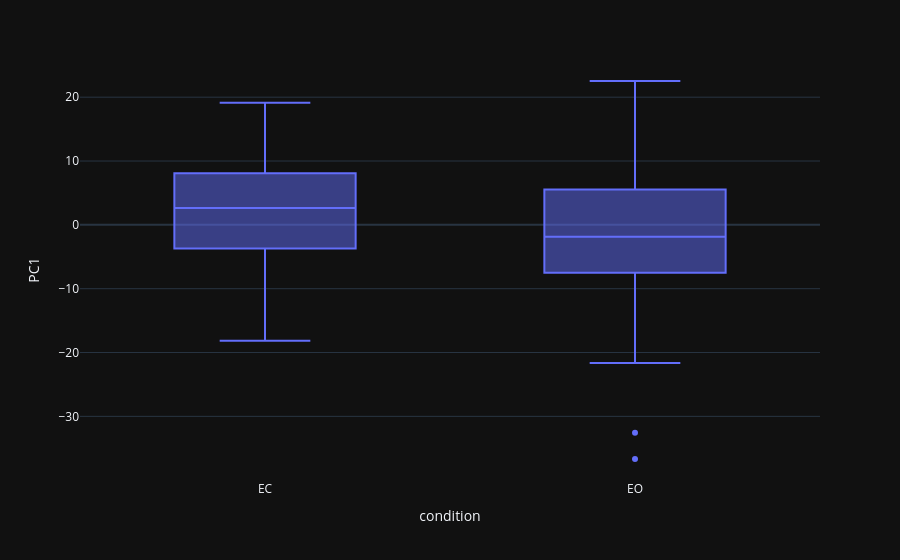

The code cell stored with this chart in its notebook:
### Code cell
px.box(df_pca, x="condition", y="PC1")

### Figure 1 — Plotly figure (JSON) as saved in the notebook; plotly's stock layout.template omitted (floating-point values rounded to 4 significant figures)
{"data": [{"alignmentgroup": "True", "hovertemplate": "condition=%{x}<br>PC1=%{y}<extra></extra>", "legendgroup": "", "marker": {"color": "#636efa"}, "name": "", "notched": false, "offsetgroup": "", "orientation": "v", "showlegend": false, "type": "box", "x": ["EC", "EO", "EC", "EO", "EC", "EO", "EC", "EO", "EC", "EO", "EC", "EO", "EC", "EO", "EC", "EO", "EC", "EO", "EC", "EO", "EC", "EO", "EC", "EO", "EC", "EO", "EC", "EO", "EC", "EO", "EC", "EO", "EC", "EO", "EC", "EO", "EC", "EO", "EC", "EO", "EC", "EO", "EC", "EO", "EC", "EO", "EC", "EO", "EC", "EO", "EO", "EC", "EC", "EO", "EC", "EO", "EC", "EO", "EC", "EO", "EC", "EO", "EC", "EO", "EC", "EO", "EC", "EO", "EC", "EO", "EC", "EO", "EC", "EO", "EC", "EO", "EC", "EO", "EC", "EO", "EC", "EO", "EC", "EO", "EC", "EO", "EC", "EO", "EC", "EO", "EC", "EO", "EC", "EO", "EC", "EO", "EC", "EO", "EC", "EO", "EC", "EO", "EC", "EO", "EC", "EO", "EC", "EO"], "x0": " ", "xaxis": "x", "y": [-17.56, -13.61, 1.881, -7.297, 6.562, 14.96, 7.811, 18.53, 10.4, -4.993, 2.465, -7.038, 5.136, -7.511, -10.32, -6.589, 0.4935, 0.5111, -8.11, -3.891, 8.093, 7.111, 12.22, 17.28, -1.683, 1.826, 11.71, 2.573, -3.7, -13.54, 8.263, 3.312, -2.487, -7.918, 1.14, -2.749, -4.002, -2.005, 7.191, 5.581, -10.03, -4.643, 10.09, 4.441, 19.14, 22.54, 7.282, 7.995, -14.18, -10.36, 17.11, 17.03, 17.38, 12.49, -11.65, -12.4, -10.52, -10.89, -17.0, -21.65, 1.588, -13.32, 14.67, 8.398, 2.374, 3.871, -18.15, -19.88, 10.02, -1.685, 8.247, 5.541, 11.93, -4.338, 5.993, 0.7608, -8.781, -36.68, -12.97, -32.56, 3.624, 1.473, 2.527, -17.99, 0.8157, -0.81, 3.974, -4.658, -3.545, -6.428, -0.6823, -2.069, 7.89, 7.538, -5.546, 1.641, 6.036, 1.124, 9.286, 8.874, 5.91, 2.879, 2.765, -7.885, 2.375, -3.613, 7.114, 10.14], "y0": " ", "yaxis": "y"}], "layout": {"boxmode": "group", "legend": {"tracegroupgap": 0}, "margin": {"t": 60}, "xaxis": {"anchor": "y", "domain": [0, 1], "title": {"text": "condition"}}, "yaxis": {"anchor": "x", "domain": [0, 1], "title": {"text": "PC1"}}}}
